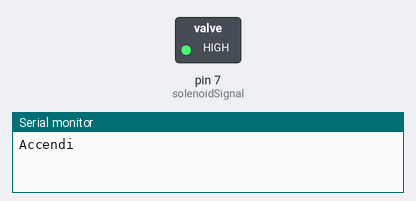
Simulated run of this sketch. Board: Arduino Uno, built with avr-gcc and run on an emulated ATmega328P. Parts: switched loads named in the sketch (green lamp = pin HIGH), the last lines printed to the serial monitor.

Above: at 10.0 s.
At 21.0 s:
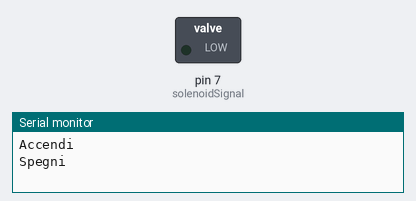
Timing chart, 0 to 28.6 s (numbered marks = the images above):
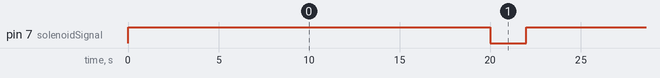

The sketch:

Solenoid.ino
```cpp
#define solenoidSignal 7
#define SECOND 1000

void setup() {
  Serial.begin(9600);
  pinMode(solenoidSignal, OUTPUT);
}

void loop() {
    Serial.println("Accendi");
    digitalWrite(solenoidSignal, HIGH);
    delay(20*SECOND);
    Serial.println("Spegni");
    digitalWrite(solenoidSignal, LOW);
    delay(2*SECOND);
}
```

Measured:
- by itself, pin 7 (solenoidSignal): alternates HIGH for 20.0 s and LOW for 2.0 s
